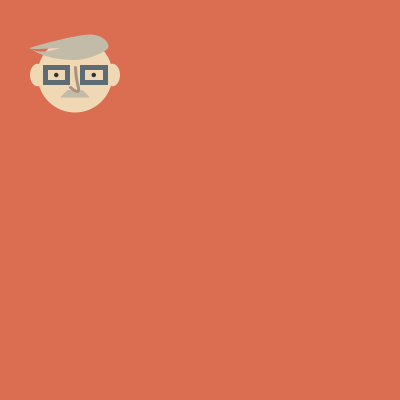
Frame 1 (no input)
Frame 60 (the mouse pressed at the canvas centre just before this capture): identical to frame 1, image omitted
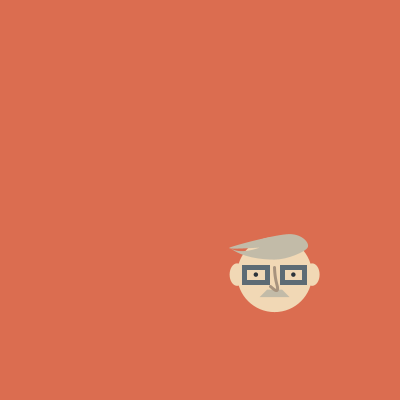
Frame 120 (the mouse held since frame 60 and released just before this capture)

The Processing sketch that drew these frames (run headless with seeded random() and noise(); from frame 60 on, the mouse is pressed at the canvas centre):

// Processing sketch: processing_129741
// ── processing_129741.pde

//HW3 Stephanie Jeong yujeongj copyright 2014
float x,y;
float wd,ht;
float xDist, yDist;
float easingCoef;

void setup()
{
    size(400,400);
    noCursor();
    background(219,109,80);
    easingCoef=.1;
    wd=22;
    ht=22;
}

void draw()
{
    background(219,109,80);
    x=x+xDist*easingCoef;
    y=y+yDist*easingCoef;
    xDist=mouseX-x;
    yDist=mouseY-y;
    wd=300;
    ht=300;

      
        //face
        fill(241,216,181);
        noStroke();
        ellipse(x+.25*wd, y+.25*ht,.25*wd,.25*ht);
        
        //ears
        ellipse(x+.125*wd, y+.25*ht,.05*wd,.075*ht);
        ellipse(x+.375*wd, y+.25*ht,.05*wd,.075*ht);
        
        //moustache
        fill(194,187,168);
        quad(x+.2*wd, y+.325*ht, x+.225*wd, y+.3*ht, x+.275*wd, y+.3*ht, x+.3*wd, y+.325*ht);
        
        
        //nose(initial "J")
        fill(241,216,181);
        stroke(167,147,126);
        strokeWeight(3);
        beginShape();
        curveVertex(x+.25*wd,y);
        curveVertex(x+.25*wd,y+.225*ht);
        curveVertex(x+.26*wd,y+.3*ht);
        curveVertex(x+.235*wd,y+.29*ht);
        curveVertex(x+.225*wd,y+.275*ht);
        endShape();
        
        //glasses
        stroke(93,107,116);
        strokeWeight(5);
        rect(x+.15*wd, y+.225*ht, .075*wd, .05*ht);
        rect(x+.275*wd, y+.225*ht, .075*wd, .05*ht);
        line(x+.275*wd,y+.25*ht,x+.275*wd,y+.25*ht);
        
        //eyes
        fill(44,52,59);
        noStroke();
        ellipse(x+.1875*wd, y+.25*ht,.015*wd,.015*ht);
        ellipse(x+.3125*wd, y+.25*ht,.015*wd,.015*ht);
        
        //hair
        fill(194,187,168);
        beginShape();
        curveVertex(x,y);
        curveVertex(x+.1*wd,y+.16*ht);
        curveVertex(x+.25*wd,y+.2*ht);
        curveVertex(x+.36*wd,y+.16*ht);
        curveVertex(x+.3*wd,y+.115*ht);
        curveVertex(x+.1*wd,y+.16*ht);
        curveVertex(x+.2*wd,y+.16*ht);
        curveVertex(x+.1*wd,y+.16*ht);
        curveVertex(x,y);
        endShape();

}
